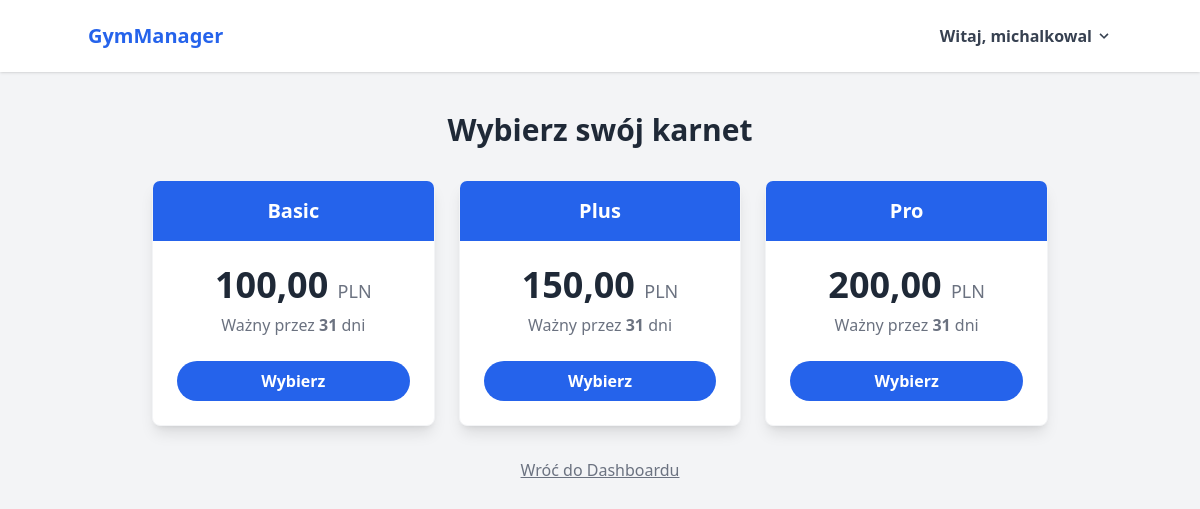
Screenshot of /memberships/ (signed in) with the database file from the repository.
### core/models.py (models this page shows, shortened)
class MembershipType(models.Model):
    name = models.CharField(max_length=100, verbose_name="Nazwa karnetu")
    price = models.DecimalField(max_digits=6, decimal_places=2, verbose_name="Cena")
    duration_days = models.PositiveIntegerField(verbose_name="Długość (dni)")
    description = models.TextField(verbose_name="Opis korzyści", default="", blank=True)
    entries_per_week = models.PositiveIntegerField(
        verbose_name="Limit wejść w tygodniu",
        null=True,
        blank=True,
        help_text="Zostaw puste dla karnetu bez limitu (Open)"
    )

### core/views.py (the view)
# urls.py: path('memberships/', membership_list, name='membership_list'),
@login_required
def membership_list(request):
    memberships = MembershipType.objects.all()
    return render(request, 'core/membership_list.html', {'memberships': memberships})

### templates/core/membership_list.html (shortened to what this page needs)
{% extends 'base.html' %}
{% block content %}
    <div class="max-w-4xl mx-auto">
        <h2 class="text-3xl font-bold text-center text-gray-800 mb-8">Wybierz swój karnet</h2>
        <div class="grid grid-cols-1 md:grid-cols-3 gap-6">
            {% for membership in memberships %}
                <div class="bg-white rounded-lg shadow-lg overflow-hidden hover:shadow-xl transition duration-300 transform hover:-translate-y-1 border border-gray-100">
                    <div class="bg-blue-600 p-4 text-center">
                        <h3 class="text-xl font-bold text-white">{{ membership.name }}</h3>
                    </div>
                    <div class="p-6 text-center">
                        <p class="text-4xl font-bold text-gray-800 mb-2">{{ membership.price }} <span class="text-lg text-gray-500 font-normal">PLN</span></p>
                        <p class="text-gray-500 mb-6">Ważny przez <span class="font-bold">{{ membership.duration_days }}</span> dni</p>
                        <form action="{% url 'purchase_membership' membership.id %}" method="post">
                            <button type="submit" class="w-full bg-blue-600 hover:bg-blue-700 text-white font-bold py-2 px-4 rounded-full transition duration-200">
                                Wybierz
                            </button>
                        </form>
                    </div>
                </div>
            {% empty %}
                <div class="col-span-3 text-center py-10">
                    <p class="text-gray-500 text-lg">Brak dostępnych karnetów w ofercie.</p>
                    <p class="text-sm text-gray-400">(Dodaj je w panelu administratora)</p>
                </div>
            {% endfor %}
        </div>
        <div class="text-center mt-8">
            <a href="{% url 'dashboard' %}" class="text-gray-500 hover:text-gray-800 underline">Wróć do Dashboardu</a>
        </div>
    </div>
{% endblock %}

### templates/base.html (shortened to what this page needs)
<!DOCTYPE html>
{% load static tailwind_tags %}  <!DOCTYPE html>
<html lang="pl">
<head>
    {% tailwind_css %}
</head>
<body class="bg-gray-100 font-sans leading-normal tracking-normal">
    <nav class="bg-white shadow p-4 mb-6">
        <div class="container mx-auto flex justify-between items-center">
            <a href="{% url 'home' %}" class="text-xl font-bold text-blue-600">GymManager</a>
            <div class="flex items-center">
                {% if user.is_authenticated %}
                    <div class="relative group inline-block z-50">
                        <button class="flex items-center space-x-1 text-gray-700 hover:text-blue-600 font-bold py-2 focus:outline-none">
                            <span>Witaj, {{ user.username }}</span>
                            <svg class="w-4 h-4 fill-current transform group-hover:-rotate-180 transition duration-200" xmlns="http://www.w3.org/2000/svg" viewBox="0 0 20 20">
                                <path d="M9.293 12.95l.707.707L15.657 8l-1.414-1.414L10 10.828 5.757 6.586 4.343 8z"/>
                            </svg>
                        </button>
                    </div>
                {% else %}
                    <a href="{% url 'login' %}" class="text-gray-700 hover:text-blue-600 font-bold transition">Zaloguj</a>
                    <a href="{% url 'register' %}" class="bg-blue-600 hover:bg-blue-700 text-white font-bold py-2 px-4 rounded transition ml-4">Dołącz</a>
                {% endif %}
            </div>
        </div>
    </nav>
    <div class="container mx-auto p-4">
        {% block content %}
        {% endblock %}
    </div>
</body>
</html>

### rows the page displays
MembershipType: name "Basic", price "100,00", duration_days "31"
MembershipType: name "Plus", price "150,00", duration_days "31"
MembershipType: name "Pro", price "200,00", duration_days "31"

### other values shown
{{ user.username }} "michalkowal"
